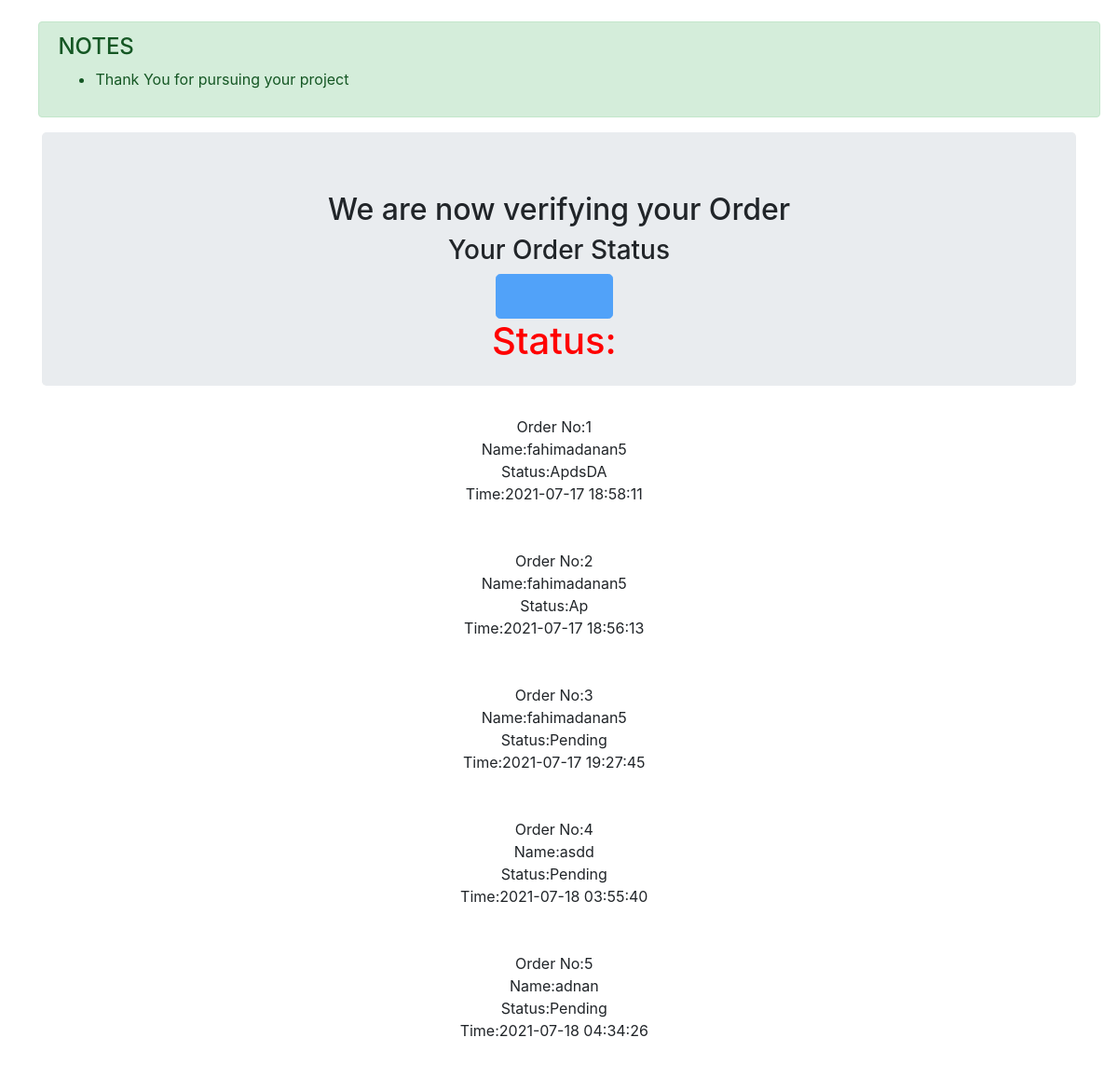
The app's page /7order_status.php (signed in) with its own data.
### tables this page shows
CREATE TABLE `product_purchase` (
  `No` int(17) NOT NULL,
  `id` int(6) NOT NULL,
  `name` varchar(30) NOT NULL,
  `email` varchar(30) NOT NULL,
  `product` varchar(30) NOT NULL,
  `price` varchar(30) DEFAULT NULL,
  `t_number` varchar(30) DEFAULT NULL,
  `m_number` varchar(30) DEFAULT NULL,
  `reg_date` timestamp NOT NULL DEFAULT current_timestamp() ON UPDATE current_timestamp(),
  `order_status` varchar(45) NOT NULL
);

### 7order_status.php (the view, shortened to what this page needs)
<?php require_once "controllerUserData.php"; ?>
<!DOCTYPE html>
<html>
<head>
    <link rel="stylesheet" href="https://maxcdn.bootstrapcdn.com/bootstrap/4.0.0/css/bootstrap.min.css">
</head>
<body>
<div class="container">
	<form action="user-otp.php" method="POST">
  <div class="row">
    <div class="alert alert-success col-md-12" role="alert" id="notes">
      <h4>NOTES</h4>
      <ul>
        <li>Thank You for pursuing your project</li>
      </ul>
    </div>
  </div>
  <div class="row">
    <div class="col-md-12">
      <div class="jumbotron text-center">
        <h2>We are now verifying your Order</h2>
        <h3>Your Order Status</h3>
        <form method="post" action="confirm" role="form">
          <div class="col-md-9 col-sm-12">
            <div class="form-group form-group-lg">
              <input class="btn btn-primary btn-lg col-md-2 col-sm-2" type="submit" value="" name="" href="" disabled="disabled">
              <h1 style="color: red;">Status:   <?php  ?></h1>
              <h1><?php  ?></h1> <br> <br>
              <p style="border: 1px;" style="border-color:red;"><?php
$email = $_SESSION['email'];
  $query="select * from product_purchase WHERE email= '$email' ";
  $result=mysqli_query($con,$query);
   $count=0;
  while($row = mysqli_fetch_array($result, MYSQLI_ASSOC))
{
    echo "Order No:".++$count;
    echo "<br>";
    echo "Name:".($row['name']);
    echo "<br>";
    echo "Status:".($row['order_status']);
    echo "<br>";
    echo "Time:".($row['reg_date']);
    echo "<br>";
    echo "<br>";
    echo "<br>";
}
 ?>  </p>
            </div>
          </div>
        </form>
      </div>
    </div>
  </div>
  </form>
</div>
</body>
</html>

### 7order_status.php (style rules this page uses)
.jumbotron.text-center { height: 17em; }
div#notes { margin-top: 2%; width: 98%; margin-left: 1%; }
@media (min-width: 991px) { .col-md-9.col-sm-12 { margin-left: 12%; } }

### records on screen
product_purchase: name "fahimadanan5", order_status "ApdsDA", reg_date "2021-07-17 18:58:11"
product_purchase: name "fahimadanan5", order_status "Ap", reg_date "2021-07-17 18:56:13"
product_purchase: name "fahimadanan5", order_status "Pending", reg_date "2021-07-17 19:27:45"
product_purchase: name "asdd", order_status "Pending", reg_date "2021-07-18 03:55:40"
product_purchase: name "adnan", order_status "Pending", reg_date "2021-07-18 04:34:26"
